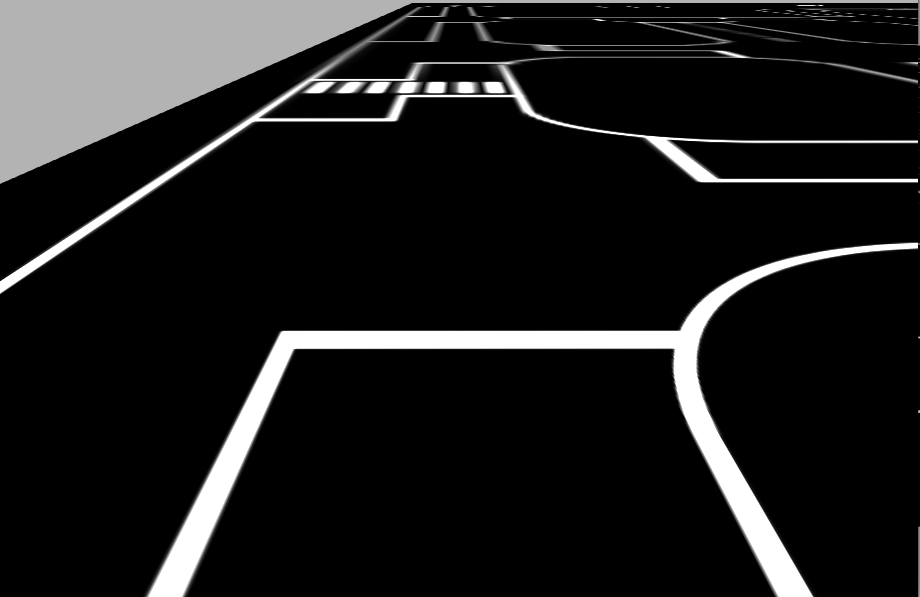
#> input picture slope_straight.png, 920 x 597 px
$ python function.py
#> lines starting #> are read from the running program, lines starting #| are printed output that depends on the picture
#> further down, image is the input picture: shape (597, 920, 3); mean B, G, R 30, 30, 30
import cv2
import numpy as np
import matplotlib.pyplot as plt
from numpy.testing._private.utils import integer_repr

def canny(image):
    gray = cv2.cvtColor(image, cv2.COLOR_RGB2GRAY)
    # reduce noise  -> filter with guassian filter
    blur = cv2.GaussianBlur(gray,(5,5),0)
    #canny method to find lanes -> based on colour
    canny = cv2.Canny(blur, 50, 150)
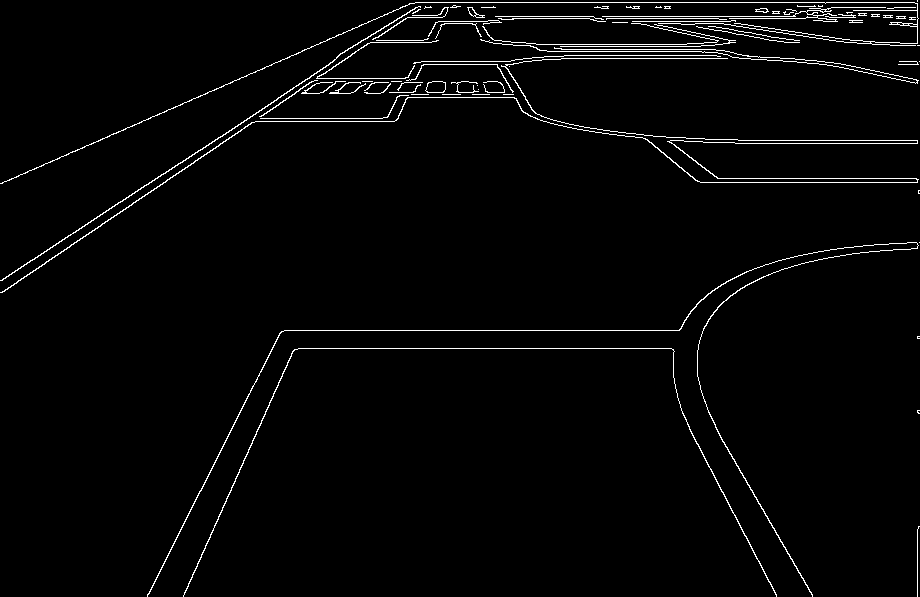
#> canny: shape (597, 920); 2.3% white in thin lines or dots
    return canny

def click_event(event,x,y,flags,params):
    #event -> left mouse click
    if event == cv2.EVENT_LBUTTONDOWN:
        print(x,' ', y)
        font = cv2.FONT_HERSHEY_SIMPLEX
        cv2.putText(canny_image, str(x) + ',' + str(y), (x,y), font,1,(255,0,0), 2)
        cv2.imshow('image', canny_image)


image = cv2.imread("slope_straight.png")
lane_image = np.copy(image)
canny_image = canny(lane_image)
canny = canny(lane_image)

cv2.imshow('image', canny_image)
cv2.setMouseCallback('image', click_event)
cv2.waitKey(0)
cv2.destroyAllWindows()

$ run again, with Lanes.png copied over slope_straight.png
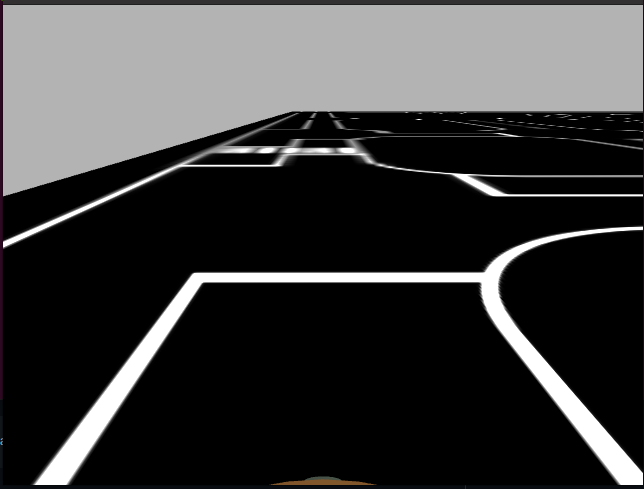
#> input picture Lanes.png, 644 x 489 px
#> image is the input picture: shape (489, 644, 3); mean B, G, R 61.6, 61.6, 61.7
#> in canny, `blur = cv2.GaussianBlur(gray,(5,5),0)`:
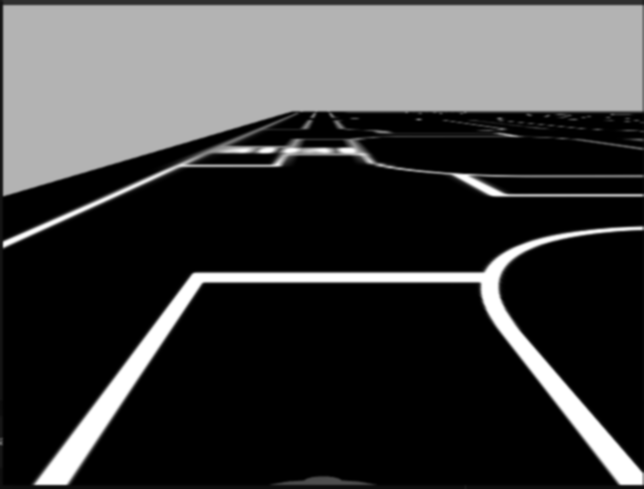
#> blur: shape (489, 644); min 0, max 255, mean 61.6
#> in canny, `canny = cv2.Canny(blur, 50, 150)`:
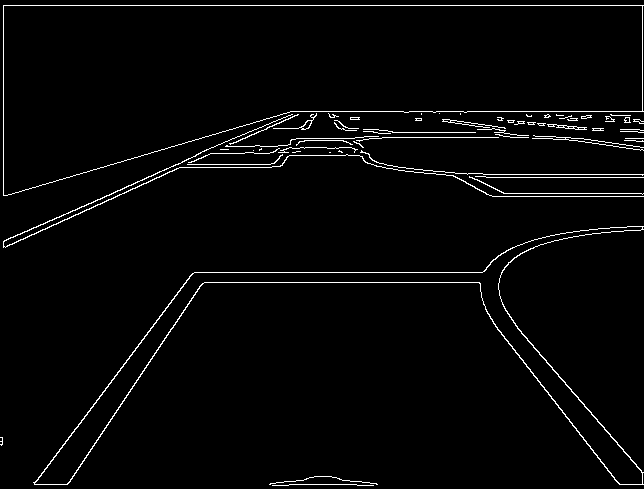
#> canny: shape (489, 644); 2.6% white in thin lines or dots
